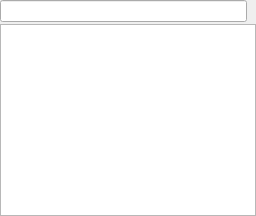
      <widget class="QWidget" name="widget" native="true">
       <property name="sizePolicy">
        <sizepolicy hsizetype="Preferred" vsizetype="Expanding">
         <horstretch>0</horstretch>
         <verstretch>0</verstretch>
        </sizepolicy>
       </property>
       <property name="minimumSize">
        <size>
         <width>0</width>
         <height>0</height>
        </size>
       </property>
       <property name="baseSize">
        <size>
         <width>0</width>
         <height>0</height>
        </size>
       </property>
       <layout class="QGridLayout" name="gridLayout">
        <property name="leftMargin">
         <number>0</number>
        </property>
        <property name="topMargin">
         <number>0</number>
        </property>
        <property name="rightMargin">
         <number>0</number>
        </property>
        <property name="bottomMargin">
         <number>0</number>
        </property>
        <property name="spacing">
         <number>2</number>
        </property>
        <item row="0" column="0">
         <widget class="QLineEdit" name="search_bar">
          <property name="toolTip">
           <string/>
          </property>
          <property name="statusTip">
           <string/>
          </property>
          <property name="styleSheet">
           <string notr="true"/>
          </property>
         </widget>
        </item>
        <item row="0" column="1">
         <widget class="QLabel" name="search_label">
          <property name="sizePolicy">
           <sizepolicy hsizetype="Fixed" vsizetype="Fixed">
            <horstretch>0</horstretch>
            <verstretch>0</verstretch>
           </sizepolicy>
          </property>
          <property name="maximumSize">
           <size>
            <width>20</width>
            <height>20</height>
           </size>
          </property>
          <property name="baseSize">
           <size>
            <width>20</width>
            <height>20</height>
           </size>
          </property>
          <property name="text">
           <string/>
          </property>
          <property name="pixmap">
           <pixmap>themes/1-default/icons/search_icon.png</pixmap>
          </property>
          <property name="scaledContents">
           <bool>true</bool>
          </property>
         </widget>
        </item>
        <item row="1" column="0" colspan="2">
         <widget class="QListWidget" name="result_list">
          <property name="sizePolicy">
           <sizepolicy hsizetype="Preferred" vsizetype="Expanding">
            <horstretch>0</horstretch>
            <verstretch>0</verstretch>
           </sizepolicy>
          </property>
          <property name="font">
           <font>
            <pointsize>9</pointsize>
            <weight>50</weight>
            <bold>false</bold>
           </font>
          </property>
          <property name="toolTip">
           <string/>
          </property>
          <property name="styleSheet">
           <string notr="true"/>
          </property>
          <property name="verticalScrollBarPolicy">
           <enum>Qt::ScrollBarAsNeeded</enum>
          </property>
          <property name="horizontalScrollBarPolicy">
           <enum>Qt::ScrollBarAsNeeded</enum>
          </property>
          <property name="autoScrollMargin">
           <number>16</number>
          </property>
          <property name="showDropIndicator" stdset="0">
           <bool>false</bool>
          </property>
         </widget>
        </item>
       </layout>
      </widget>
